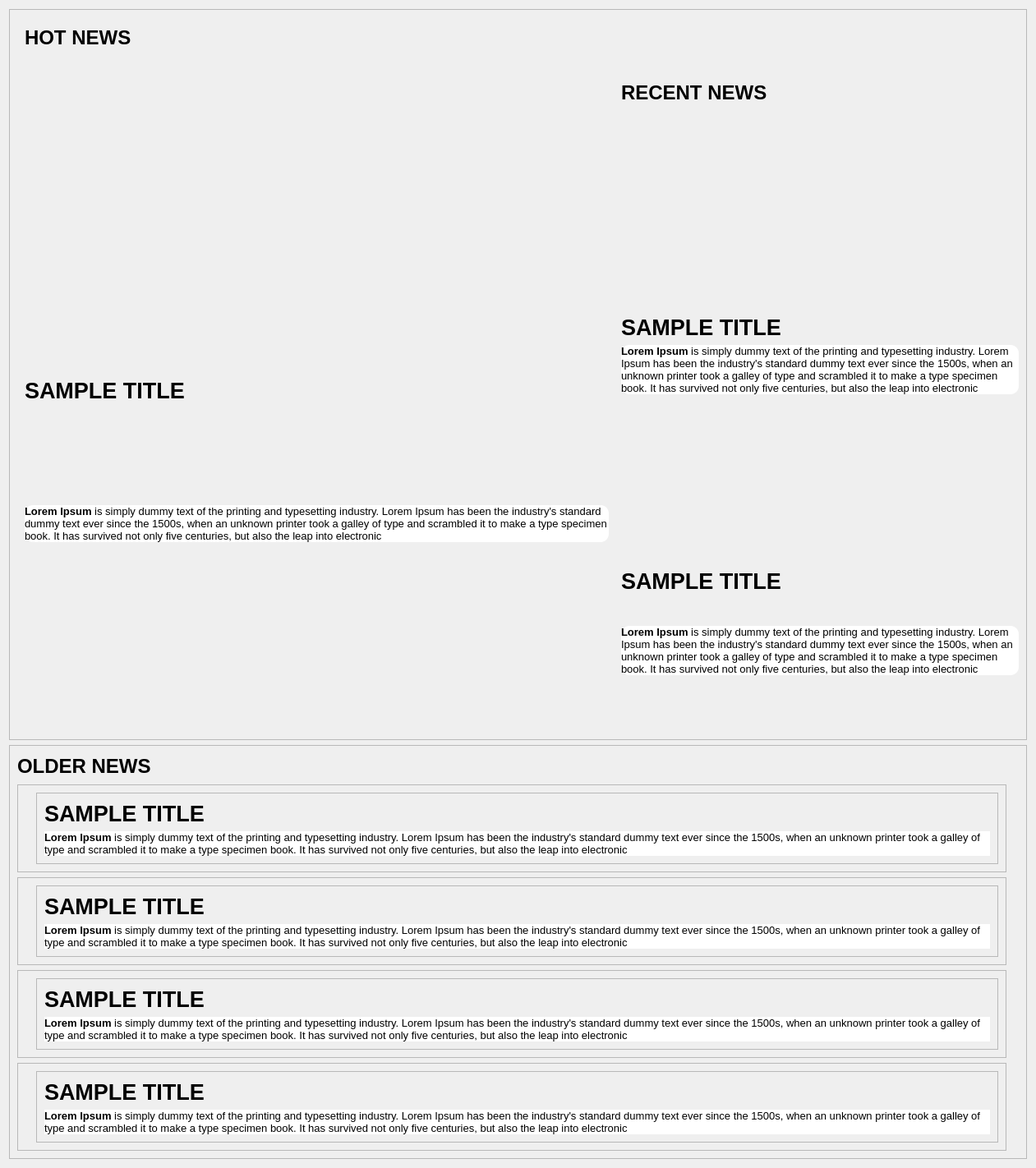
      <widget class="QWidget" name="scrollAreaWidgetContents">
       <property name="geometry">
        <rect>
         <x>0</x>
         <y>0</y>
         <width>1261</width>
         <height>1422</height>
        </rect>
       </property>
       <layout class="QVBoxLayout" name="verticalLayout">
        <item>
         <widget class="QFrame" name="stonk">
          <property name="frameShape">
           <enum>QFrame::StyledPanel</enum>
          </property>
          <property name="frameShadow">
           <enum>QFrame::Raised</enum>
          </property>
          <layout class="QHBoxLayout" name="horizontalLayout">
           <item>
            <widget class="QFrame" name="hot_news">
             <property name="maximumSize">
              <size>
               <width>16777215</width>
               <height>16777215</height>
              </size>
             </property>
             <property name="styleSheet">
              <string notr="true">*{
	background: transparent;
	border-radius: 10px;
	width: auto;
	height: auto
}
</string>
             </property>
             <layout class="QGridLayout" name="gridLayout_4">
              <property name="leftMargin">
               <number>0</number>
              </property>
              <property name="topMargin">
               <number>0</number>
              </property>
              <property name="rightMargin">
               <number>0</number>
              </property>
              <property name="bottomMargin">
               <number>0</number>
              </property>
              <item row="2" column="0">
               <widget class="QFrame" name="hot_news_container">
                <property name="frameShape">
                 <enum>QFrame::StyledPanel</enum>
                </property>
                <property name="frameShadow">
                 <enum>QFrame::Raised</enum>
                </property>
                <layout class="QVBoxLayout" name="verticalLayout_2">
                 <item>
                  <widget class="QLabel" name="hot_news_label">
                   <property name="minimumSize">
                    <size>
                     <width>711</width>
                     <height>32</height>
                    </size>
                   </property>
                   <property name="maximumSize">
                    <size>
                     <width>711</width>
                     <height>32</height>
                    </size>
                   </property>
                   <property name="font">
                    <font>
                     <pointsize>10</pointsize>
                     <bold>true</bold>
                    </font>
                   </property>
                   <property name="autoFillBackground">
                    <bool>false</bool>
                   </property>
                   <property name="text">
                    <string>&lt;html&gt;&lt;head/&gt;&lt;body&gt;&lt;p&gt;&lt;span style=&quot; font-size:18pt; font-weight:600;&quot;&gt;HOT NEWS&lt;/span&gt;&lt;/p&gt;&lt;/body&gt;&lt;/html&gt;</string>
                   </property>
                  </widget>
                 </item>
                 <item alignment="Qt::AlignLeft|Qt::AlignTop">
                  <widget class="QLabel" name="hot_news_image_2">
                   <property name="enabled">
                    <bool>true</bool>
                   </property>
                   <property name="sizePolicy">
                    <sizepolicy hsizetype="Preferred" vsizetype="Preferred">
                     <horstretch>0</horstretch>
                     <verstretch>0</verstretch>
                    </sizepolicy>
                   </property>
                   <property name="minimumSize">
                    <size>
                     <width>0</width>
                     <height>0</height>
                    </size>
                   </property>
                   <property name="maximumSize">
                    <size>
                     <width>711</width>
                     <height>400</height>
                    </size>
                   </property>
                   <property name="cursor">
                    <cursorShape>PointingHandCursor</cursorShape>
                   </property>
                   <property name="layoutDirection">
                    <enum>Qt::LeftToRight</enum>
                   </property>
                   <property name="autoFillBackground">
                    <bool>false</bool>
                   </property>
                   <property name="styleSheet">
                    <string notr="true"/>
                   </property>
                   <property name="frameShape">
                    <enum>QFrame::Panel</enum>
                   </property>
                   <property name="frameShadow">
                    <enum>QFrame::Raised</enum>
                   </property>
                   <property name="text">
                    <string/>
                   </property>
                   <property name="textFormat">
                    <enum>Qt::RichText</enum>
                   </property>
                   <property name="pixmap">
                    <pixmap resource="assets/Resource/main.qrc">:/assets/Screenshot (14).png</pixmap>
                   </property>
                   <property name="scaledContents">
                    <bool>true</bool>
                   </property>
                   <property name="wordWrap">
                    <bool>true</bool>
                   </property>
                  </widget>
                 </item>
                 <item>
                  <widget class="QLabel" name="hot_news_title">
                   <property name="font">
                    <font>
                     <pointsize>20</pointsize>
                     <bold>true</bold>
                    </font>
                   </property>
                   <property name="text">
                    <string>SAMPLE TITLE</string>
                   </property>
                  </widget>
                 </item>
                 <item alignment="Qt::AlignTop">
                  <widget class="QLabel" name="hot_news_description_6">
                   <property name="maximumSize">
                    <size>
                     <width>16777215</width>
                     <height>60</height>
                    </size>
                   </property>
                   <property name="styleSheet">
                    <string notr="true">*{
	background-color: white
}</string>
                   </property>
                   <property name="text">
                    <string>&lt;html&gt;&lt;head/&gt;&lt;body&gt;&lt;p&gt;&lt;span style=&quot; font-size:10pt; font-weight:600;&quot;&gt;Lorem Ipsum&lt;/span&gt;&lt;span style=&quot; font-size:10pt;&quot;&gt; is simply dummy text of the printing and typesetting industry. Lorem Ipsum has been the industry's standard dummy text ever since the 1500s, when an unknown printer took a galley of type and scrambled it to make a type specimen book. It has survived not only five centuries, but also the leap into electronic&lt;/span&gt;&lt;/p&gt;&lt;/body&gt;&lt;/html&gt;</string>
                   </property>
                   <property name="wordWrap">
                    <bool>true</bool>
                   </property>
                  </widget>
                 </item>
                </layout>
               </widget>
              </item>
             </layout>
            </widget>
           </item>
           <item>
            <widget class="QWidget" name="recent_news" native="true">
             <property name="maximumSize">
              <size>
               <width>1421</width>
               <height>16777215</height>
              </size>
             </property>
             <property name="autoFillBackground">
              <bool>false</bool>
             </property>
             <property name="styleSheet">
              <string notr="true">*{
	background: transparent;
	border-radius: 10px;
	width: auto;
	height: auto
}
</string>
             </property>
             <layout class="QVBoxLayout" name="verticalLayout_4">
              <property name="leftMargin">
               <number>0</number>
              </property>
              <property name="topMargin">
               <number>0</number>
              </property>
              <property name="rightMargin">
               <number>0</number>
              </property>
              <property name="bottomMargin">
               <number>0</number>
              </property>
              <item>
               <widget class="QLabel" name="hot_news_label_2">
                <property name="maximumSize">
                 <size>
                  <width>1000</width>
                  <height>50</height>
                 </size>
                </property>
                <property name="font">
                 <font>
                  <pointsize>10</pointsize>
                  <bold>true</bold>
                 </font>
                </property>
                <property name="autoFillBackground">
                 <bool>false</bool>
                </property>
                <property name="text">
                 <string>&lt;html&gt;&lt;head/&gt;&lt;body&gt;&lt;p&gt;&lt;span style=&quot; font-size:18pt; font-weight:600;&quot;&gt;	RECENT NEWS&lt;/span&gt;&lt;/p&gt;&lt;/body&gt;&lt;/html&gt;</string>
                </property>
               </widget>
              </item>
              <item>
               <widget class="QWidget" name="recent_news_1" native="true">
                <property name="maximumSize">
                 <size>
                  <width>488</width>
                  <height>269</height>
                 </size>
                </property>
                <property name="styleSheet">
                 <string notr="true">*{
	background: transparent;
	border-radius: 10px;
	width: auto;
	height: auto
}
</string>
                </property>
                <layout class="QVBoxLayout" name="verticalLayout_5">
                 <property name="leftMargin">
                  <number>0</number>
                 </property>
                 <property name="topMargin">
                  <number>0</number>
                 </property>
                 <property name="rightMargin">
                  <number>0</number>
                 </property>
                 <property name="bottomMargin">
                  <number>0</number>
                 </property>
                 <item>
                  <widget class="QLabel" name="recent_1_image">
                   <property name="sizePolicy">
                    <sizepolicy hsizetype="Expanding" vsizetype="MinimumExpanding">
                     <horstretch>0</horstretch>
                     <verstretch>0</verstretch>
                    </sizepolicy>
                   </property>
                   <property name="minimumSize">
                    <size>
                     <width>0</width>
                     <height>0</height>
                    </size>
                   </property>
                   <property name="maximumSize">
                    <size>
                     <width>16777215</width>
                     <height>16777215</height>
                    </size>
                   </property>
                   <property name="cursor">
                    <cursorShape>PointingHandCursor</cursorShape>
                   </property>
                   <property name="text">
                    <string/>
                   </property>
                   <property name="pixmap">
                    <pixmap resource="assets/Resource/main.qrc">:/assets/Screenshot (14).png</pixmap>
                   </property>
                   <property name="scaledContents">
                    <bool>true</bool>
                   </property>
                  </widget>
                 </item>
                 <item>
                  <widget class="QLabel" name="recent_1_title">
                   <property name="font">
                    <font>
                     <pointsize>20</pointsize>
                     <bold>true</bold>
                    </font>
                   </property>
                   <property name="text">
                    <string>SAMPLE TITLE</string>
                   </property>
                  </widget>
                 </item>
                 <item>
                  <widget class="QLabel" name="recent_1_description_2">
                   <property name="sizePolicy">
                    <sizepolicy hsizetype="Preferred" vsizetype="Preferred">
                     <horstretch>0</horstretch>
                     <verstretch>0</verstretch>
                    </sizepolicy>
                   </property>
                   <property name="maximumSize">
                    <size>
                     <width>16777215</width>
                     <height>60</height>
                    </size>
                   </property>
                   <property name="styleSheet">
                    <string notr="true">*{
	background-color: white
}</string>
                   </property>
                   <property name="text">
                    <string>&lt;html&gt;&lt;head/&gt;&lt;body&gt;&lt;p&gt;&lt;span style=&quot; font-size:10pt; font-weight:600;&quot;&gt;Lorem Ipsum&lt;/span&gt;&lt;span style=&quot; font-size:10pt;&quot;&gt; is simply dummy text of the printing and typesetting industry. Lorem Ipsum has been the industry's standard dummy text ever since the 1500s, when an unknown printer took a galley of type and scrambled it to make a type specimen book. It has survived not only five centuries, but also the leap into electronic&lt;/span&gt;&lt;/p&gt;&lt;/body&gt;&lt;/html&gt;</string>
                   </property>
                   <property name="wordWrap">
                    <bool>true</bool>
                   </property>
                  </widget>
                 </item>
                </layout>
               </widget>
              </item>
              <item>
               <widget class="QFrame" name="recent_news_2">
                <property name="maximumSize">
                 <size>
                  <width>488</width>
                  <height>269</height>
                 </size>
                </property>
                <layout class="QVBoxLayout" name="verticalLayout_6">
                 <property name="leftMargin">
                  <number>0</number>
                 </property>
                 <property name="topMargin">
                  <number>0</number>
                 </property>
                 <property name="rightMargin">
                  <number>0</number>
                 </property>
                 <property name="bottomMargin">
                  <number>0</number>
                 </property>
                 <item>
                  <widget class="QLabel" name="recent_2_image_2">
                   <property name="cursor">
                    <cursorShape>PointingHandCursor</cursorShape>
                   </property>
                   <property name="text">
                    <string/>
                   </property>
                   <property name="pixmap">
                    <pixmap>assets/Screenshot (14).png</pixmap>
                   </property>
                   <property name="scaledContents">
                    <bool>true</bool>
                   </property>
                  </widget>
                 </item>
                 <item>
                  <widget class="QLabel" name="recent_2_title">
                   <property name="font">
                    <font>
                     <pointsize>20</pointsize>
                     <bold>true</bold>
                    </font>
                   </property>
                   <property name="text">
                    <string>SAMPLE TITLE</string>
                   </property>
                  </widget>
                 </item>
                 <item>
                  <widget class="QLabel" name="recent_2_description">
                   <property name="minimumSize">
                    <size>
                     <width>0</width>
                     <height>0</height>
                    </size>
                   </property>
                   <property name="maximumSize">
                    <size>
                     <width>16777215</width>
                     <height>60</height>
                    </size>
                   </property>
                   <property name="styleSheet">
                    <string notr="true">*{
	background-color: white
}</string>
                   </property>
                   <property name="text">
                    <string>&lt;html&gt;&lt;head/&gt;&lt;body&gt;&lt;p&gt;&lt;span style=&quot; font-size:10pt; font-weight:600;&quot;&gt;Lorem Ipsum&lt;/span&gt;&lt;span style=&quot; font-size:10pt;&quot;&gt; is simply dummy text of the printing and typesetting industry. Lorem Ipsum has been the industry's standard dummy text ever since the 1500s, when an unknown printer took a galley of type and scrambled it to make a type specimen book. It has survived not only five centuries, but also the leap into electronic&lt;/span&gt;&lt;/p&gt;&lt;/body&gt;&lt;/html&gt;</string>
                   </property>
                   <property name="wordWrap">
                    <bool>true</bool>
                   </property>
                  </widget>
                 </item>
                </layout>
               </widget>
              </item>
             </layout>
            </widget>
           </item>
          </layout>
         </widget>
        </item>
        <item>
         <widget class="QFrame" name="older_news">
          <property name="frameShape">
           <enum>QFrame::StyledPanel</enum>
          </property>
          <property name="frameShadow">
           <enum>QFrame::Raised</enum>
          </property>
          <layout class="QVBoxLayout" name="verticalLayout_12">
           <item>
            <widget class="QLabel" name="hot_news_label_3">
             <property name="minimumSize">
              <size>
               <width>711</width>
               <height>32</height>
              </size>
             </property>
             <property name="maximumSize">
              <size>
               <width>711</width>
               <height>32</height>
              </size>
             </property>
             <property name="autoFillBackground">
              <bool>false</bool>
             </property>
             <property name="text">
              <string>&lt;html&gt;&lt;head/&gt;&lt;body&gt;&lt;p&gt;&lt;span style=&quot; font-size:18pt; font-weight:600;&quot;&gt;OLDER NEWS&lt;/span&gt;&lt;/p&gt;&lt;/body&gt;&lt;/html&gt;</string>
             </property>
            </widget>
           </item>
           <item>
            <widget class="QFrame" name="old_1">
             <property name="maximumSize">
              <size>
               <width>1204</width>
               <height>181</height>
              </size>
             </property>
             <property name="frameShape">
              <enum>QFrame::StyledPanel</enum>
             </property>
             <property name="frameShadow">
              <enum>QFrame::Raised</enum>
             </property>
             <layout class="QFormLayout" name="formLayout_5">
              <item row="0" column="0">
               <widget class="QLabel" name="old_1_image">
                <property name="maximumSize">
                 <size>
                  <width>391</width>
                  <height>181</height>
                 </size>
                </property>
                <property name="text">
                 <string/>
                </property>
                <property name="pixmap">
                 <pixmap>assets/Screenshot (14).png</pixmap>
                </property>
                <property name="scaledContents">
                 <bool>true</bool>
                </property>
               </widget>
              </item>
              <item row="0" column="1">
               <widget class="QFrame" name="old_1_set">
                <property name="frameShape">
                 <enum>QFrame::StyledPanel</enum>
                </property>
                <property name="frameShadow">
                 <enum>QFrame::Raised</enum>
                </property>
                <layout class="QVBoxLayout" name="verticalLayout_8">
                 <item>
                  <widget class="QLabel" name="old_1_title">
                   <property name="maximumSize">
                    <size>
                     <width>16777215</width>
                     <height>40</height>
                    </size>
                   </property>
                   <property name="font">
                    <font>
                     <pointsize>20</pointsize>
                     <bold>true</bold>
                    </font>
                   </property>
                   <property name="text">
                    <string>SAMPLE TITLE</string>
                   </property>
                  </widget>
                 </item>
                 <item>
                  <widget class="QLabel" name="old_1_description">
                   <property name="minimumSize">
                    <size>
                     <width>0</width>
                     <height>0</height>
                    </size>
                   </property>
                   <property name="maximumSize">
                    <size>
                     <width>16777215</width>
                     <height>100</height>
                    </size>
                   </property>
                   <property name="styleSheet">
                    <string notr="true">*{
	background-color: white
}</string>
                   </property>
                   <property name="text">
                    <string>&lt;html&gt;&lt;head/&gt;&lt;body&gt;&lt;p&gt;&lt;span style=&quot; font-size:10pt; font-weight:600;&quot;&gt;Lorem Ipsum&lt;/span&gt;&lt;span style=&quot; font-size:10pt;&quot;&gt; is simply dummy text of the printing and typesetting industry. Lorem Ipsum has been the industry's standard dummy text ever since the 1500s, when an unknown printer took a galley of type and scrambled it to make a type specimen book. It has survived not only five centuries, but also the leap into electronic&lt;/span&gt;&lt;/p&gt;&lt;/body&gt;&lt;/html&gt;</string>
                   </property>
                   <property name="wordWrap">
                    <bool>true</bool>
                   </property>
                  </widget>
                 </item>
                </layout>
               </widget>
              </item>
             </layout>
            </widget>
           </item>
           <item>
            <widget class="QFrame" name="old_2">
             <property name="maximumSize">
              <size>
               <width>1204</width>
               <height>181</height>
              </size>
             </property>
             <property name="frameShape">
              <enum>QFrame::StyledPanel</enum>
             </property>
             <property name="frameShadow">
              <enum>QFrame::Raised</enum>
             </property>
             <layout class="QFormLayout" name="formLayout_8">
              <item row="0" column="0">
               <widget class="QLabel" name="old_2_image">
                <property name="maximumSize">
                 <size>
                  <width>391</width>
                  <height>181</height>
                 </size>
                </property>
                <property name="text">
                 <string/>
                </property>
                <property name="pixmap">
                 <pixmap>assets/Screenshot (14).png</pixmap>
                </property>
                <property name="scaledContents">
                 <bool>true</bool>
                </property>
               </widget>
              </item>
              <item row="0" column="1">
               <widget class="QFrame" name="old_2_set">
                <property name="frameShape">
                 <enum>QFrame::StyledPanel</enum>
                </property>
                <property name="frameShadow">
                 <enum>QFrame::Raised</enum>
                </property>
                <layout class="QVBoxLayout" name="verticalLayout_11">
                 <item>
                  <widget class="QLabel" name="old_2_title">
                   <property name="maximumSize">
                    <size>
                     <width>16777215</width>
                     <height>40</height>
                    </size>
                   </property>
                   <property name="font">
                    <font>
                     <pointsize>20</pointsize>
                     <bold>true</bold>
                    </font>
                   </property>
                   <property name="text">
                    <string>SAMPLE TITLE</string>
                   </property>
                  </widget>
                 </item>
                 <item>
                  <widget class="QLabel" name="old_2_description">
                   <property name="minimumSize">
                    <size>
                     <width>0</width>
                     <height>0</height>
                    </size>
                   </property>
                   <property name="maximumSize">
                    <size>
                     <width>16777215</width>
                     <height>100</height>
                    </size>
                   </property>
                   <property name="styleSheet">
                    <string notr="true">*{
	background-color: white
}</string>
                   </property>
                   <property name="text">
                    <string>&lt;html&gt;&lt;head/&gt;&lt;body&gt;&lt;p&gt;&lt;span style=&quot; font-size:10pt; font-weight:600;&quot;&gt;Lorem Ipsum&lt;/span&gt;&lt;span style=&quot; font-size:10pt;&quot;&gt; is simply dummy text of the printing and typesetting industry. Lorem Ipsum has been the industry's standard dummy text ever since the 1500s, when an unknown printer took a galley of type and scrambled it to make a type specimen book. It has survived not only five centuries, but also the leap into electronic&lt;/span&gt;&lt;/p&gt;&lt;/body&gt;&lt;/html&gt;</string>
                   </property>
                   <property name="wordWrap">
                    <bool>true</bool>
                   </property>
                  </widget>
                 </item>
                </layout>
               </widget>
              </item>
             </layout>
            </widget>
           </item>
           <item>
            <widget class="QFrame" name="old_3">
             <property name="maximumSize">
              <size>
               <width>1204</width>
               <height>181</height>
              </size>
             </property>
             <property name="frameShape">
              <enum>QFrame::StyledPanel</enum>
             </property>
             <property name="frameShadow">
              <enum>QFrame::Raised</enum>
             </property>
             <layout class="QFormLayout" name="formLayout_7">
              <item row="0" column="0">
               <widget class="QLabel" name="old_3_image">
                <property name="maximumSize">
                 <size>
                  <width>391</width>
                  <height>181</height>
                 </size>
                </property>
                <property name="text">
                 <string/>
                </property>
                <property name="pixmap">
                 <pixmap>assets/Screenshot (14).png</pixmap>
                </property>
                <property name="scaledContents">
                 <bool>true</bool>
                </property>
               </widget>
              </item>
              <item row="0" column="1">
               <widget class="QFrame" name="old_3_set">
                <property name="frameShape">
                 <enum>QFrame::StyledPanel</enum>
                </property>
                <property name="frameShadow">
                 <enum>QFrame::Raised</enum>
                </property>
                <layout class="QVBoxLayout" name="verticalLayout_10">
                 <item>
                  <widget class="QLabel" name="old_3_title">
                   <property name="maximumSize">
                    <size>
                     <width>16777215</width>
                     <height>40</height>
                    </size>
                   </property>
                   <property name="font">
                    <font>
                     <pointsize>20</pointsize>
                     <bold>true</bold>
                    </font>
                   </property>
                   <property name="text">
                    <string>SAMPLE TITLE</string>
                   </property>
                  </widget>
                 </item>
                 <item>
                  <widget class="QLabel" name="old_3_description">
                   <property name="minimumSize">
                    <size>
                     <width>0</width>
                     <height>0</height>
                    </size>
                   </property>
                   <property name="maximumSize">
                    <size>
                     <width>16777215</width>
                     <height>100</height>
                    </size>
                   </property>
                   <property name="styleSheet">
                    <string notr="true">*{
	background-color: white
}</string>
                   </property>
                   <property name="text">
                    <string>&lt;html&gt;&lt;head/&gt;&lt;body&gt;&lt;p&gt;&lt;span style=&quot; font-size:10pt; font-weight:600;&quot;&gt;Lorem Ipsum&lt;/span&gt;&lt;span style=&quot; font-size:10pt;&quot;&gt; is simply dummy text of the printing and typesetting industry. Lorem Ipsum has been the industry's standard dummy text ever since the 1500s, when an unknown printer took a galley of type and scrambled it to make a type specimen book. It has survived not only five centuries, but also the leap into electronic&lt;/span&gt;&lt;/p&gt;&lt;/body&gt;&lt;/html&gt;</string>
                   </property>
                   <property name="wordWrap">
                    <bool>true</bool>
                   </property>
                  </widget>
                 </item>
                </layout>
               </widget>
              </item>
             </layout>
            </widget>
           </item>
           <item>
            <widget class="QFrame" name="old_4">
             <property name="maximumSize">
              <size>
               <width>1204</width>
               <height>181</height>
              </size>
             </property>
             <property name="frameShape">
              <enum>QFrame::StyledPanel</enum>
             </property>
             <property name="frameShadow">
              <enum>QFrame::Raised</enum>
             </property>
             <layout class="QFormLayout" name="formLayout_6">
              <item row="0" column="0">
               <widget class="QLabel" name="old_4_image">
                <property name="maximumSize">
                 <size>
                  <width>391</width>
                  <height>181</height>
                 </size>
                </property>
                <property name="text">
                 <string/>
                </property>
                <property name="pixmap">
                 <pixmap>assets/Screenshot (14).png</pixmap>
                </property>
                <property name="scaledContents">
                 <bool>true</bool>
                </property>
               </widget>
              </item>
              <item row="0" column="1">
               <widget class="QFrame" name="old_4_set">
                <property name="frameShape">
                 <enum>QFrame::StyledPanel</enum>
                </property>
                <property name="frameShadow">
                 <enum>QFrame::Raised</enum>
                </property>
                <layout class="QVBoxLayout" name="verticalLayout_9">
                 <item>
                  <widget class="QLabel" name="old_4_title">
                   <property name="maximumSize">
                    <size>
                     <width>16777215</width>
                     <height>40</height>
                    </size>
                   </property>
                   <property name="font">
                    <font>
                     <pointsize>20</pointsize>
                     <bold>true</bold>
                    </font>
                   </property>
                   <property name="text">
                    <string>SAMPLE TITLE</string>
                   </property>
                  </widget>
                 </item>
                 <item>
                  <widget class="QLabel" name="old_4_description">
                   <property name="minimumSize">
                    <size>
                     <width>0</width>
                     <height>0</height>
                    </size>
                   </property>
                   <property name="maximumSize">
                    <size>
                     <width>16777215</width>
                     <height>100</height>
                    </size>
                   </property>
                   <property name="styleSheet">
                    <string notr="true">*{
	background-color: white
}</string>
                   </property>
                   <property name="text">
                    <string>&lt;html&gt;&lt;head/&gt;&lt;body&gt;&lt;p&gt;&lt;span style=&quot; font-size:10pt; font-weight:600;&quot;&gt;Lorem Ipsum&lt;/span&gt;&lt;span style=&quot; font-size:10pt;&quot;&gt; is simply dummy text of the printing and typesetting industry. Lorem Ipsum has been the industry's standard dummy text ever since the 1500s, when an unknown printer took a galley of type and scrambled it to make a type specimen book. It has survived not only five centuries, but also the leap into electronic&lt;/span&gt;&lt;/p&gt;&lt;/body&gt;&lt;/html&gt;</string>
                   </property>
                   <property name="wordWrap">
                    <bool>true</bool>
                   </property>
                  </widget>
                 </item>
                </layout>
               </widget>
              </item>
             </layout>
            </widget>
           </item>
          </layout>
         </widget>
        </item>
       </layout>
      </widget>
